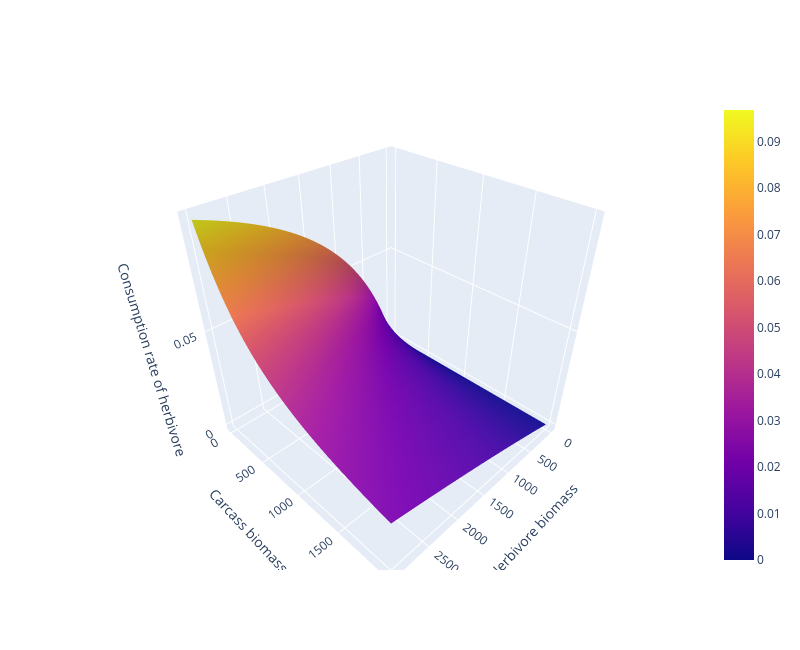

Notebook code cell kept with this figure:
### Markdown cell above
## Functional response plot

### Code cell
import plotly.graph_objects as go

Hgrid, Ugrid = np.meshgrid(np.linspace(0, 3000, 200), np.linspace(0, 2000, 200))
Cfix = 0     # consumer biomass is fixed (it only matters when b > 0)
holling_H_grid = holling_ii_H([Cfix, Hgrid, Ugrid], pars_test)

fig3d = go.Figure(go.Surface(x=Hgrid, y=Ugrid, z=holling_H_grid))
fig3d.update_layout(width=800, height=650,
                    scene=dict(xaxis_title='Herbivore biomass',
                               yaxis_title='Carcass biomass',
                               zaxis_title='Consumption rate of herbivore'))
fig3d.show()

### Figure 1 — Plotly figure (JSON) as saved in the notebook; plotly's stock layout.template omitted (floating-point values rounded to 4 significant figures; data arrays with more than 128 entries replaced by an {"elided": "..."} marker saying what was removed)
{"data": [{"type": "surface", "x": {"elided": "200x200 float values"}, "y": {"elided": "200x200 float values"}, "z": {"elided": "200x200 float values"}}], "layout": {"height": 650, "scene": {"xaxis": {"title": {"text": "Herbivore biomass"}}, "yaxis": {"title": {"text": "Carcass biomass"}}, "zaxis": {"title": {"text": "Consumption rate of herbivore"}}}, "width": 800}}
